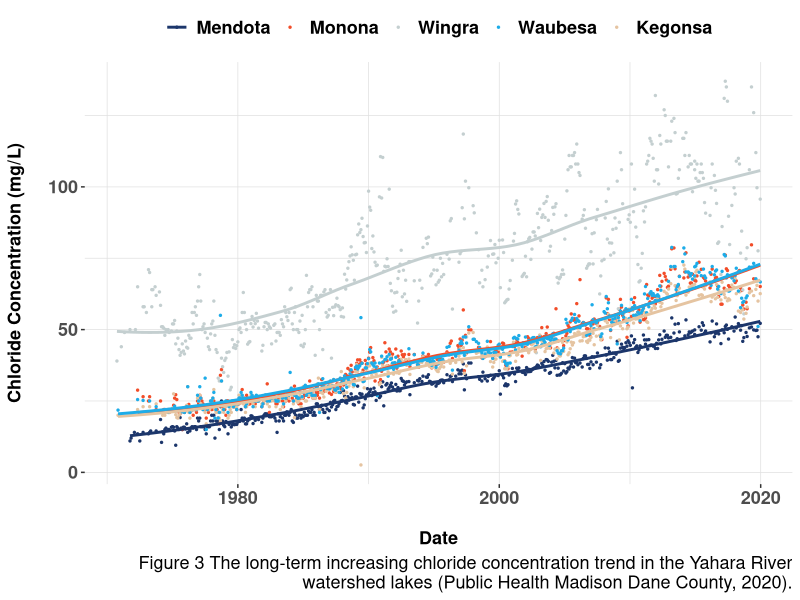
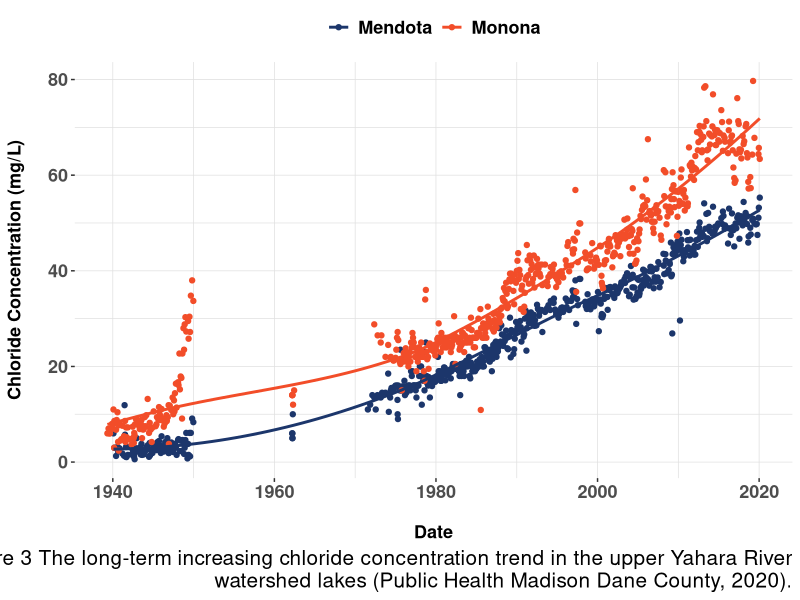
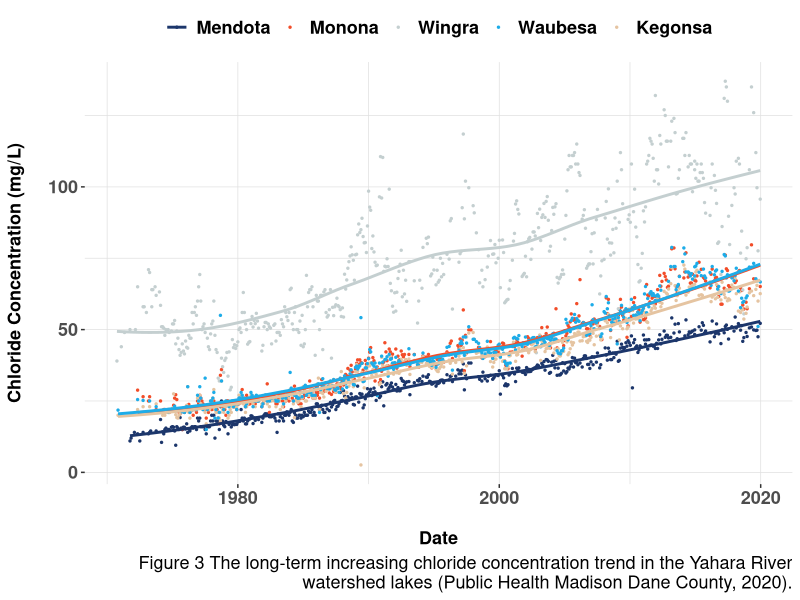
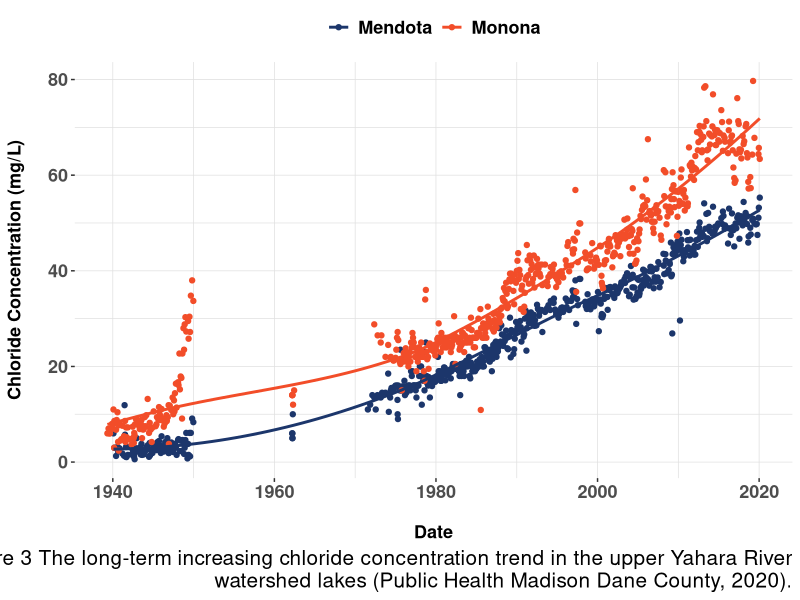

Here is the R script that generated these plots, in order:
library(tidyverse)
library(readxl)
library(lubridate)

#function to read in data for chloride
hist <- function(X) {
  lab <- read_xlsx("Data/PHMDC.xlsx", sheet = X) %>%
    mutate(chloride_mgL = as.numeric(chloride_mgL))
  
}

HistME <- hist("Mendota") %>%
  mutate(lakeid = "ME")
HistMO <- hist("Monona")  %>%
  mutate(lakeid = "MO")
HistMarsh <- hist("1918 Marsh")
HistDC <- hist("Dorn Creek")
HistPB <- hist("Pheasant Branch Creek")
Hist6MC <- hist("Six Mile Creek")
HistUB <- hist("U Bay Creek")
HistWI <- hist("Wingra")
HistYR <- hist("Yahara River")
















#historical data of Yahara Chain Lakes 
watershed <- read_xlsx("Data/YaharaHist.xlsx") %>%
  mutate(KA = as.numeric(KA))
  
ggplot(watershed) +
  geom_point(aes(Date, ME, color = "#1C366B"), size = .5) +
  geom_point(aes(Date, MO, color = "#F24D29"), size = .5) +
  geom_point(aes(Date, WI, color = "#C4CFD0"), size = .5) +
  geom_point(aes(Date, KA, color = "#E5C4A1"), size = .5) +
  geom_point(aes(Date, WA, color = "#1DACE8"), size = .5) +
  geom_smooth(aes(Date, ME, color = "#1C366B"), size = 1, se = FALSE) +
  geom_smooth(aes(Date, MO), color = "#F24D29", size = 1, se = FALSE) +
  geom_smooth(aes(Date, WI), color = "#C4CFD0", size = 1, se = FALSE) +
  geom_smooth(aes(Date, KA), color = "#E5C4A1", size = 1, se = FALSE) +
  geom_smooth(aes(Date, WA), color = "#1DACE8", size = 1, se = FALSE) +
  labs(y = "Chloride Concentration (mg/L)\n",
       x = "\nDate",
       caption = paste(strwrap("Figure 3 The long-term increasing chloride concentration trend in the Yahara River watershed lakes (Public Health Madison Dane County, 2020)."), collapse = "\n")) +
  theme(legend.title = element_blank(),
        legend.position = "top",
        axis.text = element_text(size =13, face = "bold"),
        axis.title = element_text(size = 13, face = "bold"),
        panel.background = element_rect(fill = "white", colour = "white",
                                        size = 2, linetype = "solid"),
        panel.grid.major = element_line(size = 0.25, linetype = 'solid',
                                        colour = "gray88"), 
        panel.grid.minor = element_line(size = 0.25, linetype = 'solid',
                                        colour = "gray88"),
        legend.text = element_text(size =13, face = "bold"),
        plot.caption = element_text(size = 13)) +
        #plot.caption.position = "plot") +
  scale_color_identity(guide = "legend",
                       breaks = c("#1C366B", "#F24D29", "#C4CFD0", "#1DACE8", "#E5C4A1"),
                       labels = c("Mendota", "Monona", "Wingra", "Waubesa", "Kegonsa"))
ggsave("historicalyahara.png", height = 8, width = 11)
  



#figure of Mendota/Monona historical data
data = rbind(HistME, HistMO)

ggplot(data, aes(date, chloride_mgL)) +
  geom_point(aes(color = lakeid)) +
  geom_smooth(aes(group = lakeid, color = lakeid), se = FALSE) +
  labs(y = "Chloride Concentration (mg/L)\n",
       x = "\nDate",
       caption = paste(strwrap("Figure 3 The long-term increasing chloride concentration trend in the upper Yahara River watershed lakes (Public Health Madison Dane County, 2020)."), collapse = "\n")) +
  theme(legend.title = element_blank(),
        legend.position = "top",
        axis.text = element_text(size =13, face = "bold"),
        axis.title = element_text(size = 13, face = "bold"),
        panel.background = element_rect(fill = "white", colour = "white",
                                        size = 2, linetype = "solid"),
        panel.grid.major = element_line(size = 0.25, linetype = 'solid',
                                        colour = "gray88"), 
        panel.grid.minor = element_line(size = 0.25, linetype = 'solid',
                                        colour = "gray88"),
        legend.text = element_text(size =13, face = "bold"),
        plot.caption = element_text(size = 15),
        plot.caption.position = "plot") +
  scale_color_manual(labels = c("Mendota", "Monona"),
                     values = c("#1C366B", "#F24D29"))
ggsave("longterm.png", height =10, width = 11)
